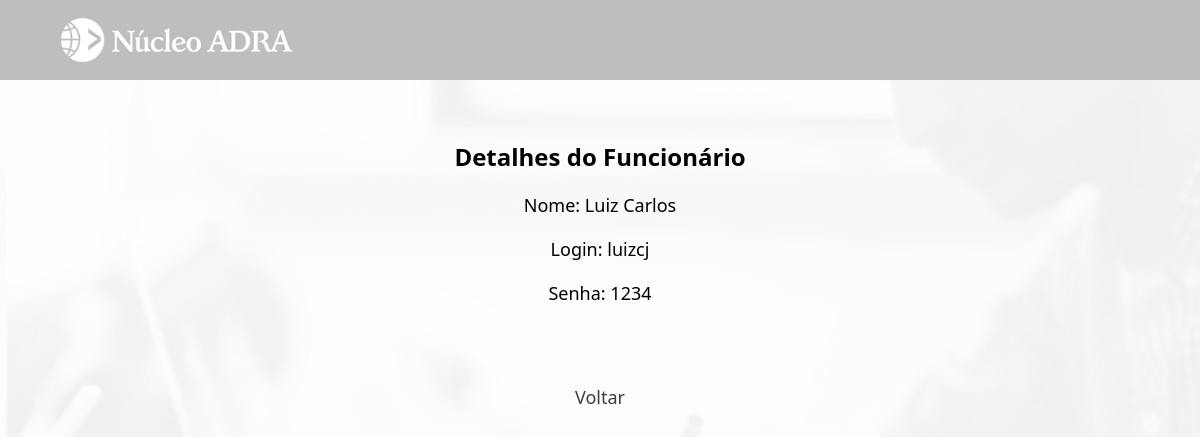
The app's page /institucional/funcionario/read.php?id=3 with its own data.
### tables this page shows
CREATE TABLE IF NOT EXISTS `administracao` (
  `id` smallint UNSIGNED NOT NULL AUTO_INCREMENT,
  `nome` varchar(30) NOT NULL,
  `login` varchar(20) NOT NULL,
  `senha` varchar(255) NOT NULL,
  `imagem` text NOT NULL,
  PRIMARY KEY (`id`)
);

### institucional/funcionario/read.php (the view, shortened to what this page needs)
<?php
    require_once "../../util/config.php";
    $idAluno = $_GET['i'];
    if($_GET['id']){
        $id = $_GET['id'];
        $sql = "SELECT * FROM administracao WHERE id = ?";
        $stmt = mysqli_prepare($link, $sql);
        mysqli_stmt_bind_param($stmt, "i", $id);
        mysqli_stmt_execute($stmt);
        $result = mysqli_stmt_get_result($stmt);
        $row = mysqli_fetch_array($result);
    }
?>
<!DOCTYPE html>
<html lang="en">
<head>
    <link rel="stylesheet" href="../../css/mural.css">
</head>
<body>
    <header>
        <main>
            <div class="cabecalho-conteudo">
            <a href="../administrador.php?i=<?php echo $idAluno; ?>">
                <div id="logo" class="opcoes-nav">
                    <img src="../../imagens/nucleo-adra-branco-232x48.png" alt="logo-adra">
                </div>
                </a>
                <a href="../usuario.php?i=<?php echo $idAluno; ?>">
                <div id="perfil" class="opcoes-nav">
                </div>
                </a>
            </div>
        </main>
    </header>
    <div class="container-admin">
        <h2>Detalhes do Funcionário</h2>
        <p>Nome: <?php echo($row['nome']) ?></p>
        <p>Login: <?php echo($row['login']) ?></p>
        <p>Senha: <?php echo($row['senha']) ?></p>
    </div>
    <div class="voltar">
        <p><a href='index.php?i=<?php echo $idAluno; ?>'>Voltar</a></p>
    </div>
</body>
</html>

### css/mural.css (style rules this page uses)
* { padding: 0; margin: 0; box-sizing: border-box; font-family:'Segoe UI', Tahoma, Geneva, Verdana, sans-serif; }
body { background: url("../imagens/Professor-icone-branco.png") no-repeat center center fixed; background-size: cover; -webkit-background-size: cover; -moz-background-size: cover; -o-background-size: cover; }
header { height: 10vh; background-color: #bebebe; display: flex; align-items: center; justify-content: center; }
main div { color: white; font-size: 20px; display: flex; justify-content: space-between; align-items: center; }
.cabecalho-conteudo { margin: 0 auto; padding: 0; display: flex; width: 90vw; height: 48px; justify-content: space-between; align-items: center; }
.opcoes-nav { display: flex; gap: 50px; height: 10vh; }
main a { text-decoration: none; }
#logo { cursor: pointer; }
#perfil { display: flex; align-items: center; justify-content: center; cursor: pointer; overflow: hidden; width: 48px; height: 48px; border-radius: 100%; }
p { margin: 10px 0; font-size: 18px; }
.container-admin { padding: 50px; width: 100vw; display: flex; flex-direction: column; align-items: center; }
.container-admin h2 { margin: 10px 0; }
.voltar a { display:flex; justify-content: center; text-decoration: none; cursor: pointer; padding: 10px; border-radius: 10px; color: rgb(61, 61, 61); }

### records on screen
administracao: nome "Luiz Carlos", login "luizcj", senha "1234"
